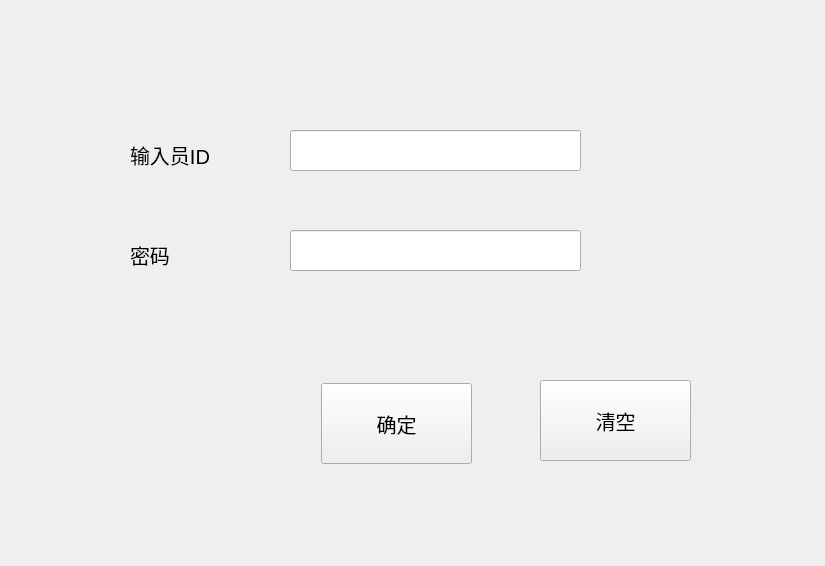
<?xml version="1.0" encoding="UTF-8"?>
<ui version="4.0">
 <class>login</class>
 <widget class="QWidget" name="login">
  <property name="geometry">
   <rect>
    <x>0</x>
    <y>0</y>
    <width>825</width>
    <height>566</height>
   </rect>
  </property>
  <property name="sizePolicy">
   <sizepolicy hsizetype="Preferred" vsizetype="Expanding">
    <horstretch>0</horstretch>
    <verstretch>0</verstretch>
   </sizepolicy>
  </property>
  <property name="font">
   <font>
    <pointsize>15</pointsize>
   </font>
  </property>
  <property name="windowTitle">
   <string>Form</string>
  </property>
  <widget class="QLabel" name="label">
   <property name="geometry">
    <rect>
     <x>130</x>
     <y>100</y>
     <width>120</width>
     <height>109</height>
    </rect>
   </property>
   <property name="font">
    <font>
     <pointsize>15</pointsize>
    </font>
   </property>
   <property name="text">
    <string>输入员ID</string>
   </property>
  </widget>
  <widget class="QLineEdit" name="lineEdit">
   <property name="geometry">
    <rect>
     <x>290</x>
     <y>130</y>
     <width>291</width>
     <height>41</height>
    </rect>
   </property>
   <property name="sizePolicy">
    <sizepolicy hsizetype="Expanding" vsizetype="Maximum">
     <horstretch>0</horstretch>
     <verstretch>0</verstretch>
    </sizepolicy>
   </property>
  </widget>
  <widget class="QLineEdit" name="lineEdit_2">
   <property name="geometry">
    <rect>
     <x>290</x>
     <y>230</y>
     <width>291</width>
     <height>41</height>
    </rect>
   </property>
   <property name="sizePolicy">
    <sizepolicy hsizetype="Expanding" vsizetype="Maximum">
     <horstretch>0</horstretch>
     <verstretch>0</verstretch>
    </sizepolicy>
   </property>
   <property name="text">
    <string/>
   </property>
  </widget>
  <widget class="QLabel" name="label_2">
   <property name="geometry">
    <rect>
     <x>130</x>
     <y>200</y>
     <width>120</width>
     <height>109</height>
    </rect>
   </property>
   <property name="font">
    <font>
     <pointsize>15</pointsize>
    </font>
   </property>
   <property name="text">
    <string>密码</string>
   </property>
  </widget>
  <widget class="QPushButton" name="pushButton">
   <property name="geometry">
    <rect>
     <x>321</x>
     <y>383</y>
     <width>151</width>
     <height>81</height>
    </rect>
   </property>
   <property name="text">
    <string>确定</string>
   </property>
  </widget>
  <widget class="QPushButton" name="pushButton_2">
   <property name="geometry">
    <rect>
     <x>540</x>
     <y>380</y>
     <width>151</width>
     <height>81</height>
    </rect>
   </property>
   <property name="text">
    <string>清空</string>
   </property>
  </widget>
 </widget>
 <resources/>
 <connections/>
</ui>
